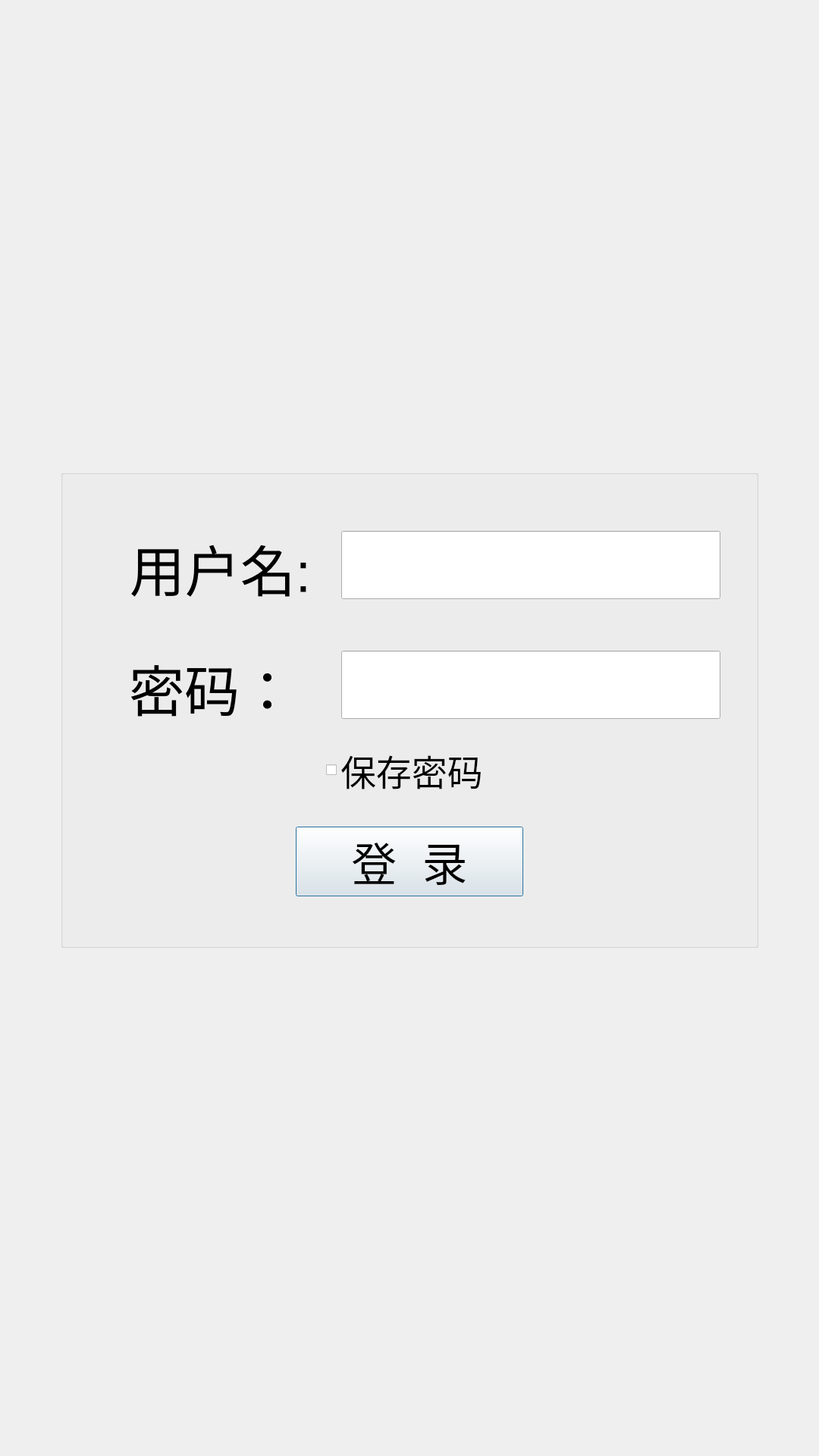
<?xml version="1.0" encoding="UTF-8"?>
<ui version="4.0">
 <class>QDlgLogin</class>
 <widget class="QDialog" name="QDlgLogin">
  <property name="geometry">
   <rect>
    <x>0</x>
    <y>0</y>
    <width>1080</width>
    <height>1920</height>
   </rect>
  </property>
  <property name="minimumSize">
   <size>
    <width>1080</width>
    <height>1920</height>
   </size>
  </property>
  <property name="maximumSize">
   <size>
    <width>1080</width>
    <height>1920</height>
   </size>
  </property>
  <property name="baseSize">
   <size>
    <width>1080</width>
    <height>1920</height>
   </size>
  </property>
  <property name="windowTitle">
   <string>Dialog</string>
  </property>
  <widget class="QGroupBox" name="groupBox">
   <property name="geometry">
    <rect>
     <x>80</x>
     <y>620</y>
     <width>920</width>
     <height>630</height>
    </rect>
   </property>
   <property name="sizePolicy">
    <sizepolicy hsizetype="Fixed" vsizetype="Fixed">
     <horstretch>0</horstretch>
     <verstretch>0</verstretch>
    </sizepolicy>
   </property>
   <property name="styleSheet">
    <string notr="true"/>
   </property>
   <property name="title">
    <string/>
   </property>
   <widget class="QCheckBox" name="chkSave">
    <property name="geometry">
     <rect>
      <x>350</x>
      <y>350</y>
      <width>300</width>
      <height>90</height>
     </rect>
    </property>
    <property name="sizePolicy">
     <sizepolicy hsizetype="Fixed" vsizetype="Fixed">
      <horstretch>0</horstretch>
      <verstretch>0</verstretch>
     </sizepolicy>
    </property>
    <property name="font">
     <font>
      <pointsize>35</pointsize>
     </font>
    </property>
    <property name="styleSheet">
     <string notr="true"/>
    </property>
    <property name="text">
     <string>保存密码</string>
    </property>
   </widget>
   <widget class="QPushButton" name="btnLogin">
    <property name="geometry">
     <rect>
      <x>310</x>
      <y>470</y>
      <width>300</width>
      <height>92</height>
     </rect>
    </property>
    <property name="sizePolicy">
     <sizepolicy hsizetype="Fixed" vsizetype="Fixed">
      <horstretch>0</horstretch>
      <verstretch>0</verstretch>
     </sizepolicy>
    </property>
    <property name="font">
     <font>
      <pointsize>45</pointsize>
     </font>
    </property>
    <property name="text">
     <string>登  录</string>
    </property>
   </widget>
   <widget class="QWidget" name="layoutWidget">
    <property name="geometry">
     <rect>
      <x>90</x>
      <y>80</y>
      <width>799</width>
      <height>256</height>
     </rect>
    </property>
    <layout class="QFormLayout" name="formLayout">
     <property name="horizontalSpacing">
      <number>40</number>
     </property>
     <property name="verticalSpacing">
      <number>60</number>
     </property>
     <item row="0" column="0">
      <widget class="QLabel" name="label">
       <property name="font">
        <font>
         <pointsize>55</pointsize>
        </font>
       </property>
       <property name="styleSheet">
        <string notr="true"/>
       </property>
       <property name="text">
        <string>用户名:</string>
       </property>
       <property name="scaledContents">
        <bool>false</bool>
       </property>
       <property name="alignment">
        <set>Qt::AlignRight|Qt::AlignTrailing|Qt::AlignVCenter</set>
       </property>
      </widget>
     </item>
     <item row="0" column="1">
      <widget class="QLineEdit" name="editUserName">
       <property name="sizePolicy">
        <sizepolicy hsizetype="Fixed" vsizetype="Fixed">
         <horstretch>0</horstretch>
         <verstretch>0</verstretch>
        </sizepolicy>
       </property>
       <property name="minimumSize">
        <size>
         <width>500</width>
         <height>90</height>
        </size>
       </property>
       <property name="locale">
        <locale language="English" country="UnitedStates"/>
       </property>
       <property name="inputMethodHints">
        <set>Qt::ImhLatinOnly|Qt::ImhPreferLatin</set>
       </property>
      </widget>
     </item>
     <item row="1" column="1">
      <widget class="QLineEdit" name="editPasswd">
       <property name="sizePolicy">
        <sizepolicy hsizetype="Fixed" vsizetype="Fixed">
         <horstretch>0</horstretch>
         <verstretch>0</verstretch>
        </sizepolicy>
       </property>
       <property name="minimumSize">
        <size>
         <width>500</width>
         <height>90</height>
        </size>
       </property>
       <property name="inputMethodHints">
        <set>Qt::ImhDigitsOnly|Qt::ImhHiddenText|Qt::ImhNoAutoUppercase|Qt::ImhNoPredictiveText|Qt::ImhSensitiveData</set>
       </property>
       <property name="echoMode">
        <enum>QLineEdit::Password</enum>
       </property>
      </widget>
     </item>
     <item row="1" column="0">
      <widget class="QLabel" name="label_2">
       <property name="font">
        <font>
         <pointsize>55</pointsize>
        </font>
       </property>
       <property name="styleSheet">
        <string notr="true"/>
       </property>
       <property name="text">
        <string>密码：</string>
       </property>
       <property name="scaledContents">
        <bool>false</bool>
       </property>
       <property name="alignment">
        <set>Qt::AlignCenter</set>
       </property>
      </widget>
     </item>
    </layout>
   </widget>
  </widget>
 </widget>
 <resources/>
 <connections/>
</ui>
